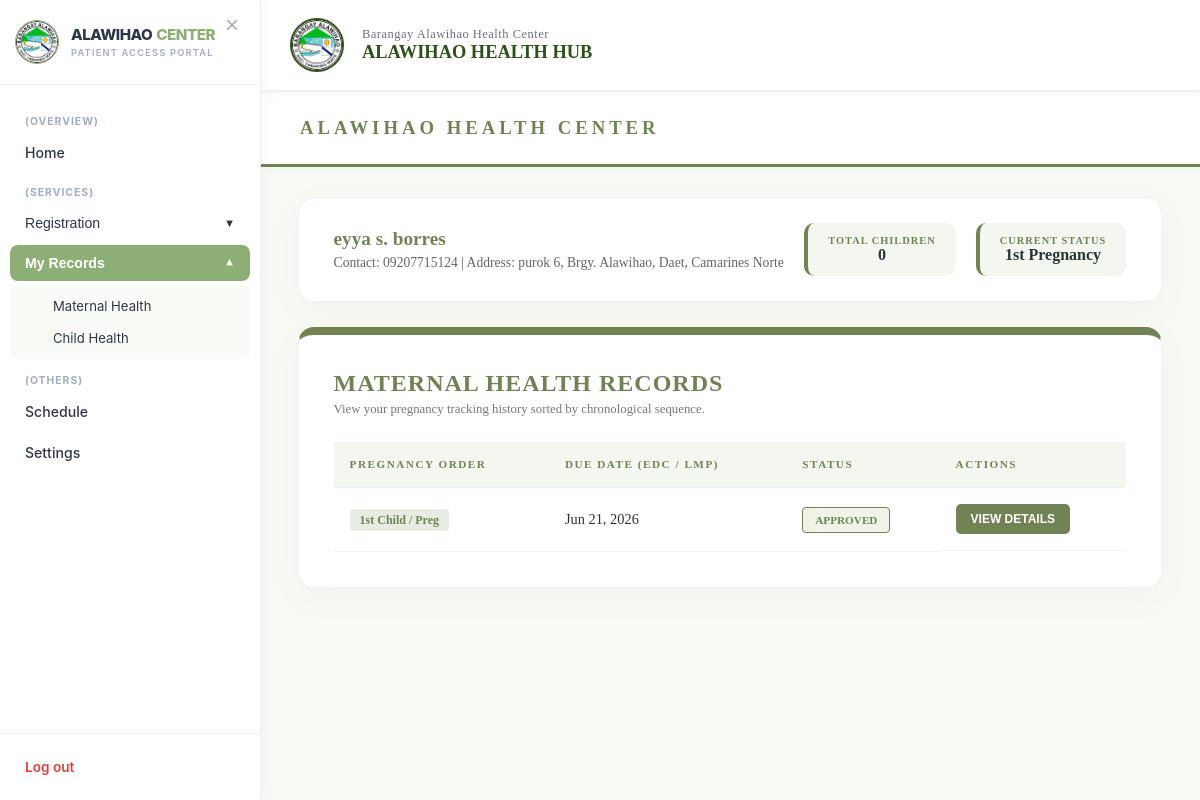
Screenshot of /user_maternal_records.php (signed in) with the database file from the repository.
### tables this page shows
CREATE TABLE `maternal_registration` (
  `id` int(11) NOT NULL,
  `user_id` int(11) NOT NULL,
  `family_serial` varchar(50) DEFAULT NULL,
  `client_lname` varchar(100) NOT NULL,
  `client_fname` varchar(100) NOT NULL,
  `client_mi` varchar(5) DEFAULT NULL,
  `client_ext` varchar(10) DEFAULT NULL,
  `dob` date DEFAULT NULL,
  `age` int(11) DEFAULT NULL,
  `blood_type` varchar(5) DEFAULT NULL,
  `lmp` date DEFAULT NULL,
  `highest_educ` varchar(100) DEFAULT NULL,
  `occupation` varchar(100) DEFAULT NULL,
  `spouse_lname` varchar(100) DEFAULT NULL,
  `spouse_fname` varchar(100) DEFAULT NULL,
  `spouse_mi` varchar(5) DEFAULT NULL,
  `spouse_ext` varchar(10) DEFAULT NULL,
  `spouse_dob` date DEFAULT NULL,
  `spouse_blood` varchar(5) DEFAULT NULL,
  `street` varchar(255) DEFAULT NULL,
  `barangay` varchar(100) DEFAULT 'Alawihao',
  `municipality` varchar(100) DEFAULT 'Daet',
  `province` varchar(100) DEFAULT 'Camarines Norte',
  `income` varchar(50) DEFAULT NULL,
  `contact` varchar(20) DEFAULT NULL,
  `phic_cat` varchar(50) DEFAULT NULL,
  `philhealth_no` varchar(50) DEFAULT NULL,
  `living_children` int(11) DEFAULT 0,
  `birth_plan` varchar(50) DEFAULT NULL,
  `num_preg` int(11) DEFAULT 0,
  `status` varchar(20) DEFAULT 'Pending',
  `created_at` timestamp NOT NULL DEFAULT current_timestamp(),
  `birthdate` date DEFAULT NULL,
  `pregnancy_order` int(11) DEFAULT 1
);

### user_maternal_records.php (the view, shortened to what this page needs)
<?php
include 'db_connect.php';
$user_id = $_SESSION['user_id'];
$profile_query = "SELECT *,
                         CONCAT(client_fname, ' ', COALESCE(CONCAT(client_mi, '. '), ''), client_lname) AS full_name,
                         contact AS contact_number,
                         CONCAT(COALESCE(street, ''), ', Brgy. ', COALESCE(barangay, ''), ', ', COALESCE(municipality, ''), ', ', COALESCE(province, '')) AS full_address
                  FROM maternal_registration
                  WHERE user_id = ?
                  ORDER BY id DESC LIMIT 1";
$stmt_prof = $conn->prepare($profile_query);
$stmt_prof->bind_param("i", $user_id);
$stmt_prof->execute();
$result_prof = $stmt_prof->get_result();
if ($result_prof->num_rows > 0) {
    $user_profile = $result_prof->fetch_assoc();
}
$query = "SELECT reg.*,
                 CONCAT(reg.client_fname, ' ', COALESCE(CONCAT(reg.client_mi, '. '), ''), reg.client_lname) AS full_name,
                 reg.lmp AS edc,
                 reg.age AS client_age,
                 reg.contact AS contact_number,
                 CONCAT(COALESCE(reg.street, ''), ', Brgy. ', COALESCE(reg.barangay, ''), ', ', COALESCE(reg.municipality, ''), ', ', COALESCE(reg.province, '')) AS current_address,
                 reg.id AS reg_id
          FROM maternal_registration reg
          WHERE reg.user_id = ?
          ORDER BY reg.id ASC";
$stmt = $conn->prepare($query);
$stmt->bind_param("i", $user_id);
$stmt->execute();
$my_records = $stmt->get_result();
?>
<!DOCTYPE html>
<html lang="en">
<head>
</head>
<body>
<?php include 'user_sidebar.php'; ?>
<div id="main">
    <div class="topbar">
        <img src="images/logo.jpg" alt="Brgy Logo">
        <div class="logo-text">
            <span>Barangay Alawihao Health Center</span>
            <strong>ALAWIHAO HEALTH HUB</strong>
        </div>
    </div>
    <div class="header">
        <h3 style="margin:0; letter-spacing: 4px; color: var(--primary-green); font-weight: 900;">ALAWIHAO HEALTH CENTER</h3>
    </div>
    <div class="profile-card">
        <div class="profile-info">
            <h3><?php echo htmlspecialchars($user_profile['full_name'] ?? 'Pangalan ng User'); ?></h3>
            <p>Contact: <?php echo htmlspecialchars($user_profile['contact_number'] ?? 'Not provided'); ?> | Address: <?php echo htmlspecialchars($user_profile['full_address'] ?? 'Not provided'); ?></p>
        </div>
        <div class="profile-stats">
            <div class="stat-box">
                <small>Total Children</small>
                <span><?php echo htmlspecialchars($user_profile['living_children'] ?? '0'); ?></span>
            </div>
            <div class="stat-box">
                <small>Current Status</small>
                <span><?php echo isset($user_profile['pregnancy_order']) ? $user_profile['pregnancy_order'] . getOrdinalSuffix($user_profile['pregnancy_order']) . ' Pregnancy' : 'Active'; ?></span>
            </div>
        </div>
    </div>
    <div class="table-container">
        <div style="margin-bottom: 25px;">
            <h2 style="color: var(--primary-green); margin: 0; letter-spacing: 1px;">MATERNAL HEALTH RECORDS</h2>
            <p style="color: #777; font-size: 0.8rem; margin-top: 5px;">View your pregnancy tracking history sorted by chronological sequence.</p>
        </div>
        <table>
            <thead>
                <tr>
                    <th>Pregnancy Order</th>
                    <th>Due Date (EDC / LMP)</th>
                    <th>Status</th>
                    <th>Actions</th>
                </tr>
            </thead>
            <tbody>
                <?php
                function getOrdinalSuffix($num) {
                    if (!in_array(($num % 100), array(11,12,13))) {
                        switch ($num % 10) {
                            case 1:  return 'st';
                        }
                    }
                    return 'th';
                }
                if ($my_records->num_rows > 0):
                    while($row = $my_records->fetch_assoc()):
                        $p_order = $row['pregnancy_order'] ? $row['pregnancy_order'] : 1;
                        $order_label = $p_order . getOrdinalSuffix($p_order) . ' Child / Preg';
                ?>
                    <tr>
                        <td>
                            <span class="order-badge"><?php echo $order_label; ?></span>
                        </td>
                        <td><?php echo $row['edc'] ? date('M d, Y', strtotime($row['edc'])) : '<span style="color:#ccc">--</span>'; ?></td>
                        <td>
                            <span class="status-badge <?php echo (isset($row['status']) && $row['status'] == 'Approved') ? 'status-verified' : 'status-pending'; ?>">
                                <?php echo isset($row['status']) ? $row['status'] : 'Pending'; ?>
                            </span>
                        </td>
                        <td class="action-btns">
                            <button class="btn details-btn" onclick='fetchDetails(<?php echo $row['reg_id']; ?>, "<?php echo $order_label; ?>")'>View Details</button>
                        </td>
                    </tr>
                <?php
                    endwhile;
                else:
                ?>
                    <tr><td colspan="4" style="text-align:center; padding: 50px; color: #aaa;">Walang nahanap na maternal registration records para sa account na ito.</td></tr>
                <?php endif; ?>
            </tbody>
        </table>
    </div>
</div>
</body>
</html>

### user_maternal_records.php (style rules this page uses)
:root { --primary-green: #718355; --bg-color: #f8faf5; --white: #ffffff; --dark-gray: #2d3436; --sage-light: #95AF7E; --border-color: #e5eadc; }
body { font-family: 'Times New Roman', serif; background-color: var(--bg-color); margin: 0; display: flex; }
#main { margin-left: 260px; width: calc(100% - 260px); padding-bottom: 50px; display: flex; flex-direction: column; align-items: center; transition: margin-left 0.3s ease-in-out, width 0.3s ease-in-out; }
.topbar { background: var(--white); border-bottom: 2px solid var(--border-color); padding: 18px 30px; display: flex; align-items: center; gap: 18px; position: sticky; top: 0; z-index: 200; box-shadow: 0 2px 8px rgba(0,0,0,0.03); width: 100%; box-sizing: border-box; }
.topbar img { width: 50px; height: 50px; border-radius: 50%; object-fit: cover; border: 2px solid #2d5016; flex-shrink: 0; }
.topbar .logo-text { display: flex; flex-direction: column; }
.topbar .logo-text span { font-size: 0.78rem; color: #6b7280; font-weight: 500; letter-spacing: 0.5px; }
.topbar .logo-text strong { font-size: 1.15rem; color: #2d5016; font-weight: 700; }
.header { width: 100%; background: var(--white); padding: 25px 40px; border-bottom: 3px solid var(--primary-green); box-sizing: border-box; margin-bottom: 30px; box-shadow: 0 2px 10px rgba(113, 131, 85, 0.05); }
.profile-card { background: var(--white); width: 92%; padding: 25px 35px; border-radius: 16px; box-shadow: 0 10px 30px rgba(113, 131, 85, 0.06); border: 1px solid var(--border-color); margin-bottom: 25px; box-sizing: border-box; display: flex; justify-content: space-between; align-items: center; flex-wrap: wrap; gap: 20px; }
.profile-info h3 { margin: 0 0 5px 0; color: var(--primary-green); font-size: 1.2rem; }
.profile-info p { margin: 0; color: #666; font-size: 0.85rem; }
.profile-stats { display: flex; gap: 20px; }
.stat-box { background: #f4f7f0; padding: 12px 20px; border-radius: 10px; border-left: 4px solid var(--primary-green); text-align: center; }
.stat-box small { display: block; color: var(--primary-green); font-size: 0.65rem; text-transform: uppercase; font-weight: bold; letter-spacing: 1px; }
.stat-box span { font-size: 1rem; font-weight: bold; color: var(--dark-gray); }
.table-container { background: var(--white); width: 92%; padding: 35px; border-radius: 16px; box-shadow: 0 10px 30px rgba(113, 131, 85, 0.06); border: 1px solid var(--border-color); border-top: 8px solid var(--primary-green); box-sizing: border-box; }
table { width: 100%; border-collapse: collapse; margin-top: 20px; }
th { background: #f4f7f0; color: var(--primary-green); padding: 16px; text-align: left; border-bottom: 2px solid var(--border-color); text-transform: uppercase; font-size: 0.7rem; letter-spacing: 1.5px; }
td { padding: 16px; border-bottom: 1px solid #f2f5ee; color: var(--dark-gray); font-size: 0.9rem; }
.status-badge { padding: 6px 12px; border-radius: 4px; font-size: 0.7rem; font-weight: bold; text-transform: uppercase; }
.status-verified { background: #f0f4e8; color: var(--primary-green); border: 1px solid var(--primary-green); }
.order-badge { background: #e8ede3; color: var(--primary-green); padding: 4px 10px; border-radius: 4px; font-weight: bold; font-size: 0.75rem; }
.action-btns { display: flex; gap: 8px; }
.btn { padding: 8px 15px; border-radius: 5px; font-size: 0.75rem; font-weight: bold; text-decoration: none; cursor: pointer; border: none; text-transform: uppercase; transition: 0.3s; }
.details-btn { background: var(--primary-green); color: white; }

### user_sidebar.php (style rules this page uses)
:root { --sage: #8DAE74; --dark-sage: #6B8E55; --soft-sage: #F1F5ED; --pure-white: #FFFFFF; --text-main: #2D3748; --text-muted: #A0AEC0; --sidebar-width: 260px; --border-color: #EDF2F7; --transition: all 0.3s ease-in-out; }

### rows the page displays
maternal_registration: contact "09207715124", living_children "0", pregnancy_order "1", pregnancy_order "st", pregnancy_order "1st Child / Preg", lmp "Jun 21, 2026", status "APPROVED"

### other values shown
$user_profile['full_name'] "eyya s. borres"
$user_profile['full_address'] "purok 6, Brgy. Alawihao, Daet, Camarines Norte"
